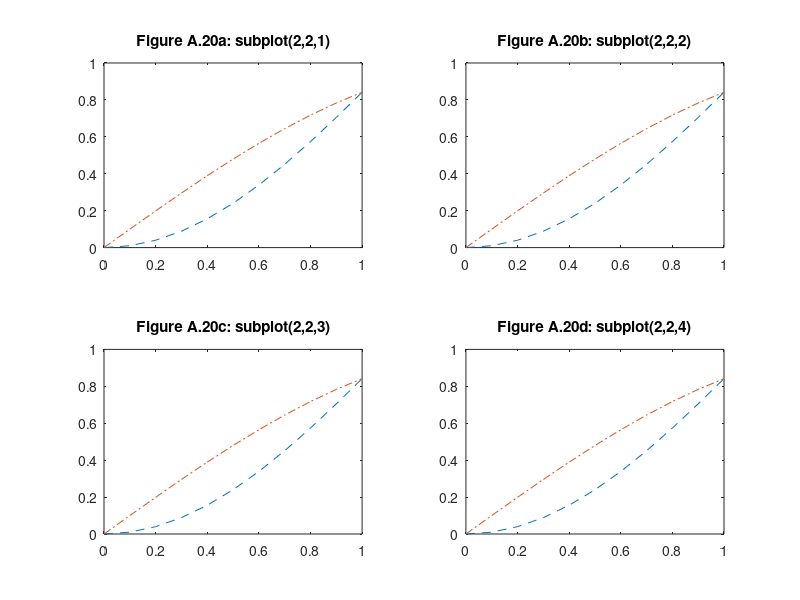

Here is the MATLAB script that generated this plot:
% Appendix A: MATLAB Basics, Section A.4%%    MATLAB graphics described in Section A.4  %    includes Figures A.18 - A.20.  After each subtopic, a %    pause is inserted to allow you to inspect the output.  Hit %    the space bar (or any other key) to continue to the next %    subtopic.%clearformathold offclf% -------------- Figure A.18x=[0:0.1:1]';y=x.*sin(x);plot(x,y)title('Figure A.18: Plot of x sin(x) vs x')xlabel('x')ylabel('y')grid onpause%% -------------- Figure A.19x=[0:0.1:1]';y1=x.*sin(x); y2=sin(x);plot(x,y1,'--',x,y2,'-.')text(0.1,0.85,'y_1 = x sin(x) - - -')text(0.1,0.80,'y_2 = sin(x) .\_.\_ ')xlabel('x')ylabel('y_1 and y_2')title('Figure A.19')gridpause %% -------------- Figure A.20dx=[0:0.1:1]';y1=x.*sin(x); y2=sin(x);subplot(2,2,1),plot(x,y1,'--',x,y2,'-.')title('Figure A.20a: subplot(2,2,1)')subplot(2,2,2),plot(x,y1,'--',x,y2,'-.')title('Figure A.20b: subplot(2,2,2)')subplot(2,2,3),plot(x,y1,'--',x,y2,'-.')title('Figure A.20c: subplot(2,2,3)')subplot(2,2,4),plot(x,y1,'--',x,y2,'-.')title('Figure A.20d: subplot(2,2,4)')